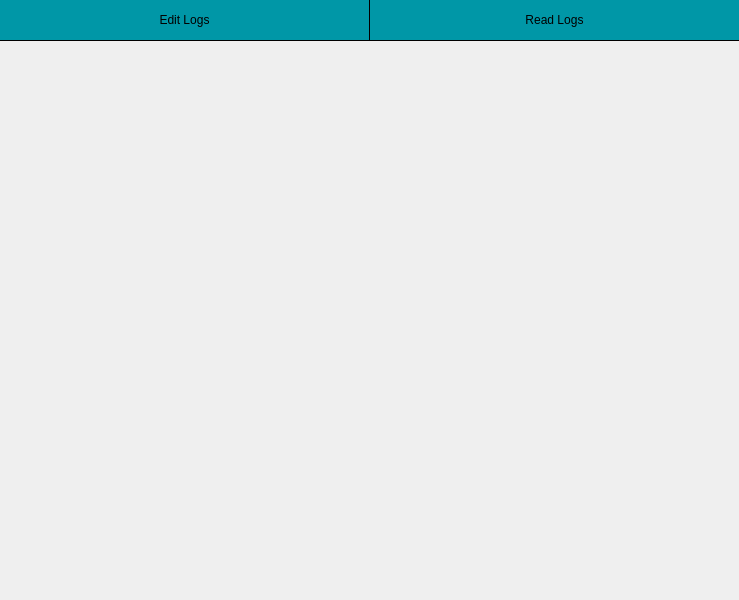
<?xml version="1.0" encoding="UTF-8"?>
<ui version="4.0">
 <class>LogScreen</class>
 <widget class="QWidget" name="LogScreen">
  <property name="geometry">
   <rect>
    <x>0</x>
    <y>0</y>
    <width>739</width>
    <height>600</height>
   </rect>
  </property>
  <property name="windowTitle">
   <string>Form</string>
  </property>
  <widget class="QPushButton" name="editLogButton">
   <property name="geometry">
    <rect>
     <x>0</x>
     <y>0</y>
     <width>369</width>
     <height>40</height>
    </rect>
   </property>
   <property name="styleSheet">
    <string notr="true">QPushButton{

	border: none;
	background-color: #0097A7;
	color: #000000;
}

QPushButton:pressed{

	background-color: #00838F;
}

QPushButton:checked{

	background-color: #00838F;
}</string>
   </property>
   <property name="text">
    <string>Edit Logs</string>
   </property>
   <property name="checkable">
    <bool>true</bool>
   </property>
  </widget>
  <widget class="QPushButton" name="readLogButton">
   <property name="geometry">
    <rect>
     <x>370</x>
     <y>0</y>
     <width>369</width>
     <height>40</height>
    </rect>
   </property>
   <property name="styleSheet">
    <string notr="true">QPushButton{

	border: none;
	background-color: #0097A7;
	color: #000000;
}

QPushButton:pressed{

	background-color: #00838F;
}

QPushButton:checked{

	background-color: #00838F;
}</string>
   </property>
   <property name="text">
    <string>Read Logs</string>
   </property>
   <property name="checkable">
    <bool>true</bool>
   </property>
  </widget>
  <widget class="Line" name="horizontalLine1">
   <property name="geometry">
    <rect>
     <x>0</x>
     <y>40</y>
     <width>739</width>
     <height>1</height>
    </rect>
   </property>
   <property name="styleSheet">
    <string notr="true">background: #000000;</string>
   </property>
   <property name="orientation">
    <enum>Qt::Horizontal</enum>
   </property>
  </widget>
  <widget class="Line" name="verticalLine1">
   <property name="geometry">
    <rect>
     <x>369</x>
     <y>0</y>
     <width>1</width>
     <height>40</height>
    </rect>
   </property>
   <property name="styleSheet">
    <string notr="true">background: #000000;</string>
   </property>
   <property name="orientation">
    <enum>Qt::Vertical</enum>
   </property>
  </widget>
 </widget>
 <resources/>
 <connections/>
</ui>
